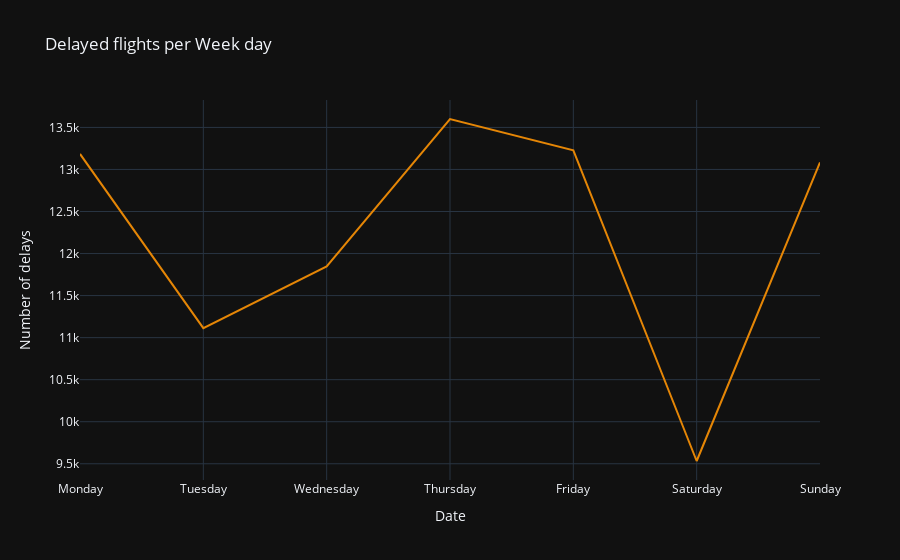

Source (notebook cell):
### Code cell
# Representación de los datos
fig = px.line(aux, x="ds", y="DELAYED_FLIGHTS", labels={'ds':'Date', 'DELAYED_FLIGHTS':'Number of delays'},
              title = "Delayed flights per Week day",color_discrete_sequence=px.colors.qualitative.Vivid, template="plotly_dark")

#fig.update_traces({"line":{"color":"steelblue", 'dash':'dash'}})

fig.show()

### Figure 1 — Plotly figure (JSON) as saved in the notebook; plotly's stock layout.template omitted (floating-point values rounded to 4 significant figures)
{"data": [{"hovertemplate": "Date=%{x}<br>Number of delays=%{y}<extra></extra>", "legendgroup": "", "line": {"color": "rgb(229, 134, 6)", "dash": "solid"}, "marker": {"symbol": "circle"}, "mode": "lines", "name": "", "orientation": "v", "showlegend": false, "type": "scatter", "x": ["Monday", "Tuesday", "Wednesday", "Thursday", "Friday", "Saturday", "Sunday"], "xaxis": "x", "y": [13185, 11113, 11848, 13600, 13227, 9533, 13084], "yaxis": "y"}], "layout": {"legend": {"tracegroupgap": 0}, "title": {"text": "Delayed flights per Week day"}, "xaxis": {"anchor": "y", "domain": [0, 1], "title": {"text": "Date"}}, "yaxis": {"anchor": "x", "domain": [0, 1], "title": {"text": "Number of delays"}}}}
